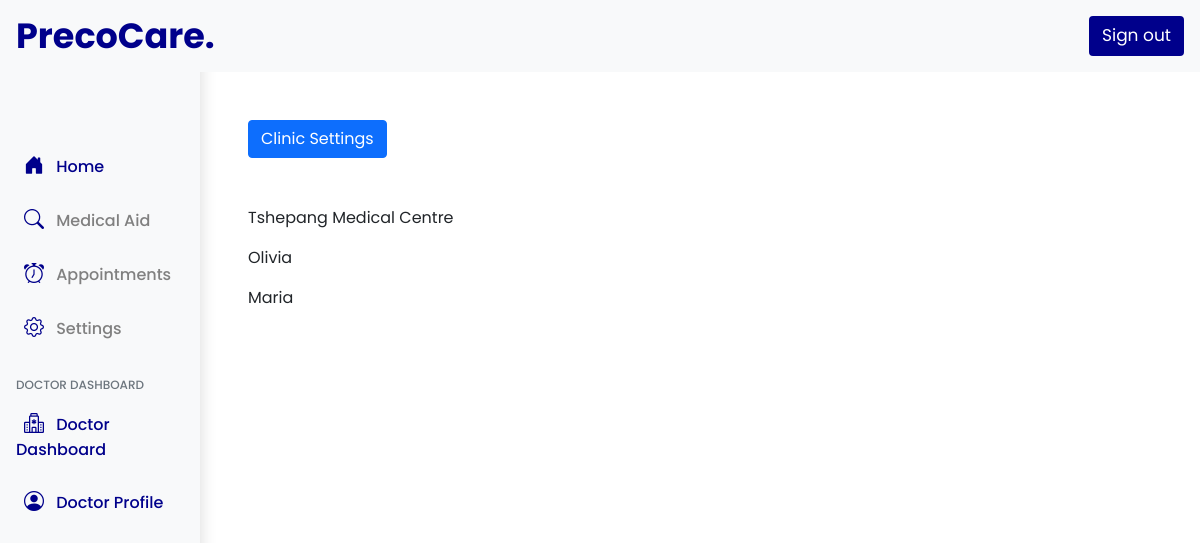
The page /doctors-Clinic-setting/1 (signed in) on the database its author committed.
### precocare/models.py (models this page shows, shortened)
class ClinicModel(models.Model):
    user = models.ForeignKey(User,null=True, on_delete=models.CASCADE,blank=True,default=None , related_name='owner')
    clinic_name = models.CharField(max_length=500,null=True)
    contact1 = models.CharField(max_length=50,null=True)
    contact2 = models.CharField(max_length=50,null=True)
    emial = models.CharField(max_length=50,null=True)
    about_clinic = models.TextField(blank = True)
    street = models.CharField(max_length=500,null=True)
    province = models.CharField(max_length=500,null=True)
    suburb = models.CharField(max_length=500,null=True)
    zipcode = models.CharField(max_length=500,null=True)
    mon_fri_hours = models.CharField(max_length=500,null=True)
    saturday = models.CharField(max_length=500,null=True)
    sunday = models.CharField(max_length=500,null=True)
    holidays = models.CharField(max_length=500,null=True)
    clinic_type = models.CharField(max_length=100,null=True)
    clinic_doctors = models.ManyToManyField(DoctorModel,related_name="physicians",blank=True,default=None)
    clinic_admins = models.ManyToManyField(AdministratorModel,related_name="admins",default=None)
    profile_set = models.CharField(max_length=50,null=True, default='No' ,blank=True)
    clinic_status = models.CharField(max_length=200,null=True ,blank=True,default="Disabled")
    insurance_cover = models.ManyToManyField(InsuranceModel,related_name="medical_scheme",blank=True,default=None)
    date_created = models.DateTimeField(auto_now_add=True, null=True)
    hero_image = models.ImageField(null=True, blank=True,upload_to='files/clinics')
    sub_image1 = models.ImageField(null=True, blank=True,upload_to='files/clinics')
    sub_image2 = models.ImageField(null=True, blank=True,upload_to='files/clinics')
    sub_image3 = models.ImageField(null=True, blank=True,upload_to='files/clinics')
    walk_in = models.CharField(max_length=50,null=True, default='No' ,blank=True)
    online_appointments = models.CharField(max_length=50,null=True, default='No' ,blank=True)
    telephone_appointments = models.CharField(max_length=50,null=True, default='No' ,blank=True)
    website = models.CharField(max_length=1000,null=True,blank=True)

class AdministratorModel(models.Model):
    user = models.OneToOneField(User,null=True, on_delete=models.CASCADE)
    first_name = models.CharField(max_length=200,null=True)
    last_name = models.CharField(max_length=200,null=True)
    mobile_number = models.CharField(max_length=50,null=True)
    email = models.CharField(max_length=200,null=True)
    user_identification = models.CharField(max_length=13,null=True,unique=True)
    date_created = models.DateTimeField(auto_now_add=True, null=True)
    profile_set = models.CharField(max_length=50,null=True, default='Incomplete' ,blank=True)

### precocare/decorators.py (the view)
        def wrapper_func(request, *args, **kwargs):
            group = None
            if request.user.groups.exists():
                group = request.user.groups.all()[0].name
            if group in allowed_roles:
                return view_func(request, *args, **kwargs)
            else:
                return redirect('homepage')

### precocare/views.py (called while the page is built, shortened)
@allowed_user(allowed_roles=['doctors'])
def DoctorClinicSetting(request,clinic_id):
    admins = AdministratorModel.objects.all()
    clinics_settings = ClinicModel.objects.get(id = clinic_id)
    context = {
        "admins" : admins,
        "set_clinic" : clinics_settings,
    }
    return render(request, "doctor/doctor-clinic-set.html", context)

### precocare/templates/doctor/doctor-clinic-set.html (shortened to what this page needs)
{% extends 'doctor/doctor-base.html' %}
{% block content %}
<section class="container mt-5">
    <button type="button" class="btn btn-primary" data-bs-toggle="modal" data-bs-target="#doctor-clinic-settings">
        Clinic Settings
      </button>
</section>
<section class="mt-5 container">
    <p>{{set_clinic.clinic_name}}</p>
    {% for admin in set_clinic.clinic_admins.all %}
        <p>{{admin.first_name}}</p>
    {% endfor %}
</section>
{% endblock %}

### static/css/main.css (style rules this page uses)
:root { --main-bg-color: pink; }

### precocare/templates/doctor/doctor-base.html (style rules this page uses)
.body-fonts { font-family: 'Poppins', sans-serif !important; }

### rows shown on the page
ClinicModel: clinic_name "Tshepang Medical Centre"
AdministratorModel: first_name "Olivia"
AdministratorModel: first_name "Maria"
